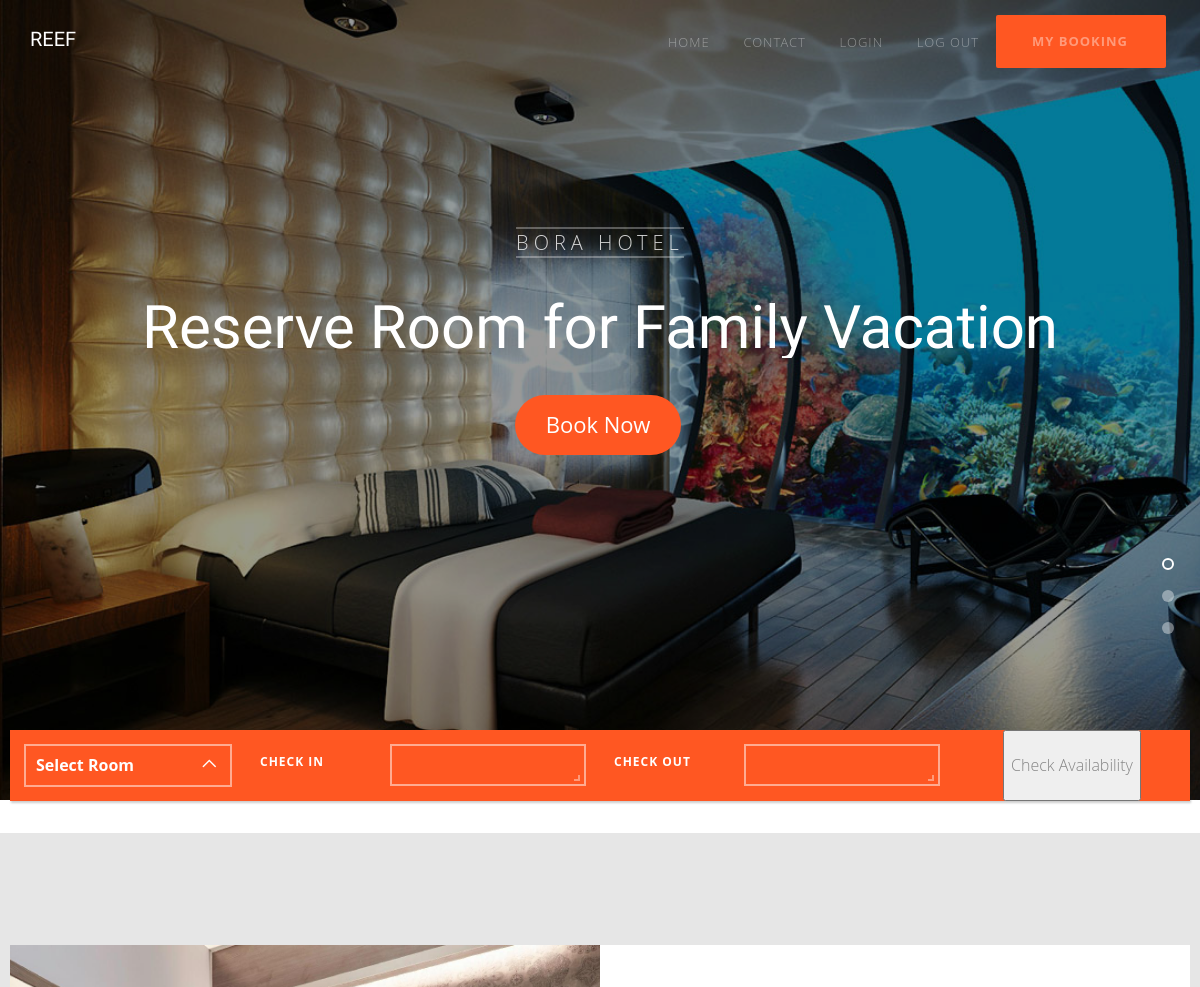
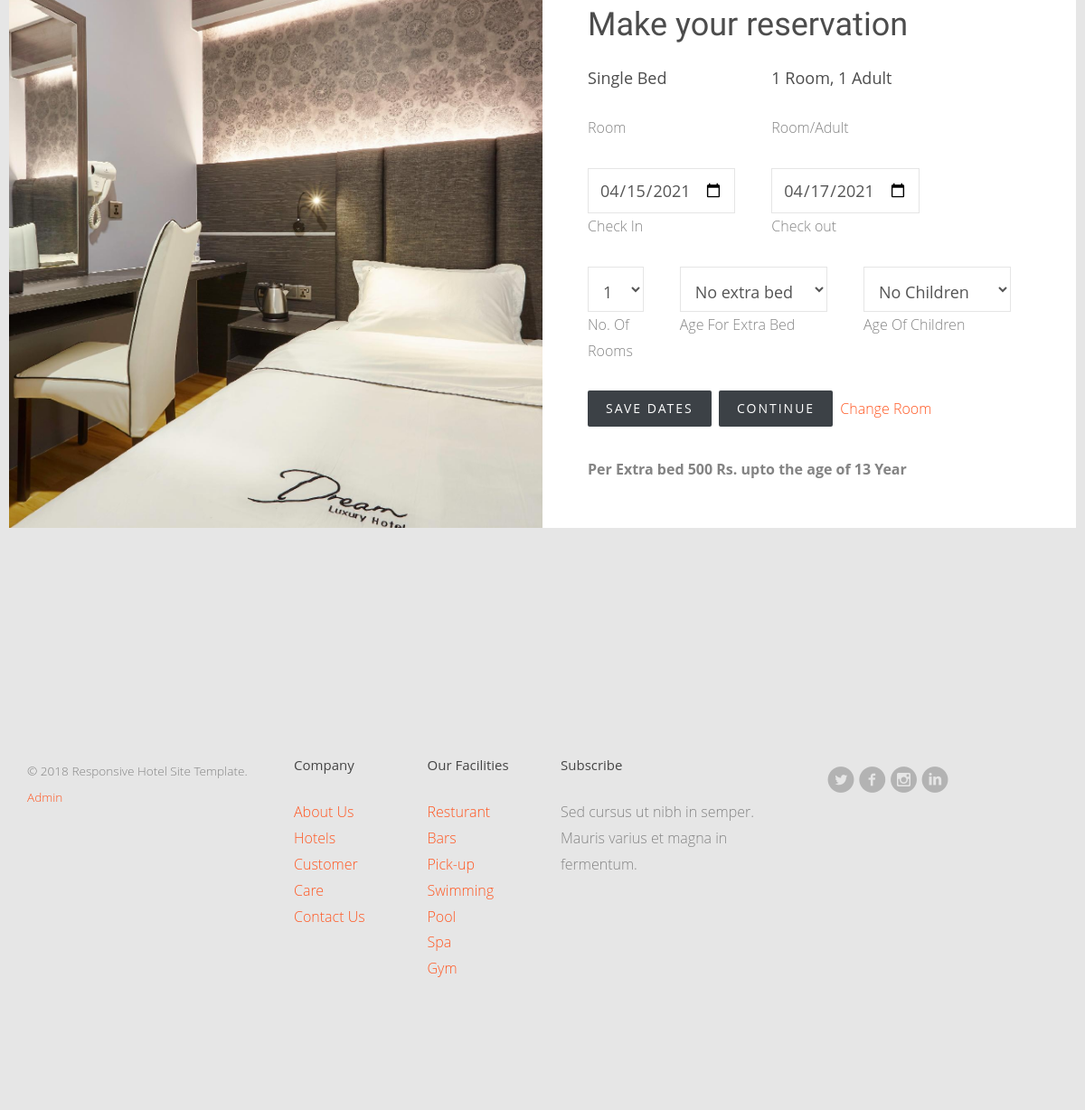
The app's page /view.php?id=17 with its own data (2 pictures, top to bottom).
### tables this page shows
CREATE TABLE `category` (
  `id` int(10) NOT NULL,
  `categories` varchar(225) NOT NULL,
  `guest` varchar(255) NOT NULL,
  `image` varchar(255) NOT NULL,
  `price` int(11) NOT NULL,
  `check_in` date NOT NULL,
  `check_out` date NOT NULL,
  `noofroom` int(10) NOT NULL,
  `value` int(10) NOT NULL,
  `children` int(10) NOT NULL,
  `total` int(10) NOT NULL
);

### view.php (the view, shortened to what this page needs)
<?php
include "header.php";
?>
<?php
$id = $_GET['id'];
    $sql =  "SELECT * from category WHERE id ='$id'";
    $result = mysqli_query($con,$sql);
    if(mysqli_num_rows($result)>0)
    {
      while ($row = mysqli_fetch_assoc($result)) {
?>
	<div id="featured-hotel" class="fh5co-bg-color">
		<div class="container">
				<form method="post" enctype="multipart/form-data" >
			<div class="row">
				<div class="feature-full-1col">
					<div class="image" style="background-image: url(admin/<?php echo $row['image']; ?>);">
					</div>
					<div class="desc">
						<div id="booking" class="section">
           <div class="section-center">
           <div class="container">
            <div class="row">
                <div class="booking-form">
                    <div class="form-header">
                          <h1>Make your reservation</h1>
                    </div>
                      <div class="row">
                            <div class="col-md-2">
                                <div class="form-group"><h4><?php echo $row['categories']; ?></h4> <span class="form-label">Room</span> </div>
                            </div>
                            <div class="col-md-2">
                                <div class="form-group"><h4> <?php echo $row['guest']; ?></h4> <span class="form-label">Room/Adult</span> </div>
                            </div>
                        </div>
                          <div class="row">
                            <div class="col-md-2">
                                <div class="form-group"> <input class="form-control" type="date" name="date" required value="<?php echo $row['check_in']; ?>"> <span class="form-label" >Check In</span> </div>
                            </div>
                            <div class="col-md-2">
                                <div class="form-group"> <input class="form-control" type="date" name="date2" value="<?php echo $row['check_out']; ?>" required> <span class="form-label">Check out</span> </div>
                            </div>
                        </div>
                        <div class="row">
                          <div class="col-md-1">
                                <div class="form-group"> <select class="form-control" name="room" required>
                                 <?php
                   $sql1 = "SELECT * from noofroom ";
                    $result1 = mysqli_query($con,$sql1);
                   while ($row1 = mysqli_fetch_assoc($result1)){
                      ?>
                                        <option value="1" selected hidden>1</option>
                                          <?php } ?>
                                    </select> <span class="select-arrow"></span> <span class="form-label">No. Of Rooms</span> </div>
                            </div>
                            <div class="col-md-2">
                                <div class="form-group"> <select class="form-control" name="value" required>
                     <?php
                      $sql2 = "SELECT * from extrabed ";
                   $result2 = mysqli_query($con,$sql2);
                    while ($row2 = mysqli_fetch_assoc($result2)){
                      ?>
                                         <option value="0" selected hidden>No extra bed</option>
                      <?php } ?>
                                    </select> <span class="select-arrow"></span> <span class="form-label"></span>Age For Extra Bed</div>
                            </div>
                            <div class="col-md-2">
                                <div class="form-group"> <select class="form-control"  name="children" required>
                                            <?php
                      $sql3 = "SELECT * from children ";
                   $result3 = mysqli_query($con,$sql3);
                    while ($row3 = mysqli_fetch_assoc($result3)){
                      ?>
                                        <option value="0" selected hidden>No Children</option>
                                          <?php } ?>
                                    </select> <span class="select-arrow"></span> <span class="form-label">Age Of Children</span> </div>
                            </div>
                        </div>
                </div>
            </div>
        </div>
    </div>
</div>
					    <a href="final.php?id=<?php echo $row['id'];?>"><button type="submit" name="submit" class="btn btn-primary btn-luxe-primary">Save dates <i class="ti-angle-right"></i></button></a>
                <a href="final.php?id=<?php echo $row['id'];?>" type="submit" name="submit" class="btn btn-primary btn-luxe-primary">Continue<i class="ti-angle-right"></i></button></a>
						<a href="index.php">Change Room</a><br><br><b>Per Extra bed 500 Rs. upto the age of 13 Year</b>
					</div>
				</div>
			</div>
		</form>
		</div>
	</div>
<?php }}?>
<?php
include "footer.php";
?>

### records on screen
category: image (picture), categories "Single Bed", guest "1 Room, 1 Adult", date "04/15/2021", date2 "04/17/2021"
